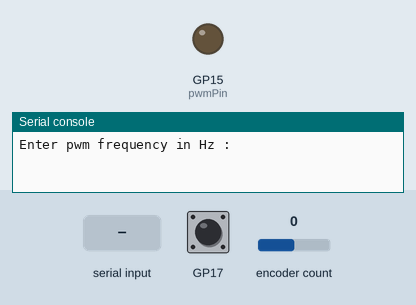
Simulated run of this program. Board: Raspberry Pi Pico running MicroPython. Shown: output pins drawn as LEDs (lit = HIGH), the last lines printed to the serial console. Inputs (shaded band) come from the test bench; at power-on: GP17 HIGH, encoder count 0.

Above: at 1.2 s.
1.3 s: "90" typed at the serial console, then Enter
2.8 s: "5" typed at the serial console, then Enter
At 3.9 s:
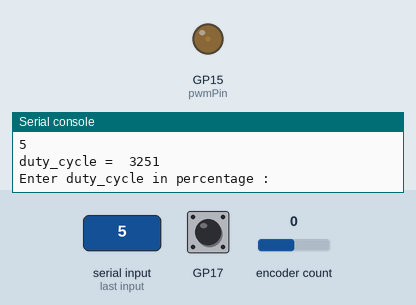
4.3 s: "90" typed at the serial console, then Enter
At 5.1 s:
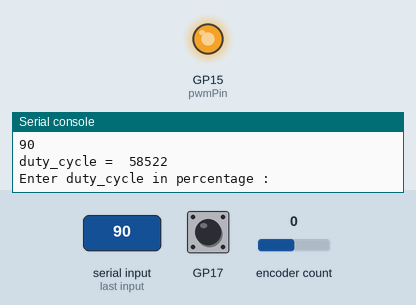
5.8 s: GP17 pulled LOW for 0.15 s
7.4 s: GP17 pulled LOW for 1 s
Timing chart, 0 to 10.4 s (numbered marks = the images above; inputs shaded):
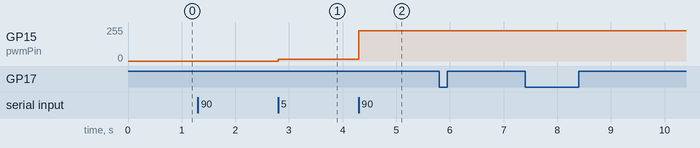

Measured:
- after the input at 2.8 s, GP15 (pwmPin): 0/255 → 13/255 at once
- after the input at 4.3 s, GP15 (pwmPin): 13/255 → 228/255 at once

The program:

PWM.py
```python
# importing the required libraries
from machine import Pin
from machine import PWM
import time

from rotary import Rotary

# GPIOs zum Rotary Encoder
pin_dt = 18
pin_clk = 19
pin_sw = 17

# initial varibale declaratins
frequency = 0
duty_cycle = 0


# pin declarations
pwmPin = Pin(15) # declare the pin for PWM output
pwmOutput = PWM(pwmPin) # define a PWM object


# Initialiserung Rotary Encoder
rotary = Rotary(pin_dt, pin_clk, pin_sw)
value = 0

# Funktion
def rotary_changed(change):
    global value
    if change == Rotary.ROT_CW:
        value = value + 1
        if(value >= 180):
            value = 180
    elif change == Rotary.ROT_CCW:
        value = value - 1
        if(value <= 0):
            value = 0
    elif change == Rotary.SW_PRESS:
        print('Gedrückt')
    elif change == Rotary.SW_RELEASE:
        print('Losgelassen')

# Wenn der Encoder bedient wird


# ask user for frequency
while True:
   frequency = float(input("Enter pwm frequency in Hz : "))#set the PWM frequency only once at the beginning
   if frequency >= 0:
    pwmOutput.freq(int(frequency))
    break
   else:
    print("frequency cannot be negative. Enter again ")
    continue


# function for asking duty_cycle input
def duty():
    duty_cycle = float(input("Enter duty_cycle in percentage : "))
    # crash when character is input
    # convert duty cycle % to micropython range 0 - 65025
    duty_cycle = int( duty_cycle * 65025 / 100  )
    print("duty_cycle = ", duty_cycle)
    return duty_cycle # returns the duty cycle (in integer)


# define function for PWM generation
def pwmGenerate(duty_cycle):
    duty_cycle = duty_cycle
    pwmOutput.duty_u16(duty_cycle)


rotary.add_handler(rotary_changed)

# generate the PWM signal with variable duty cycle
while True:
    pwmOutput.freq(int(frequency))

    duty_cycle = duty() # duty cycle in integer
    # check user input for discrepancy
    if duty_cycle >= 0 and duty_cycle <= 65025:
        pwmGenerate(duty_cycle)

    else:
        print("Unsuitable range, please enter again")
        continue
```
